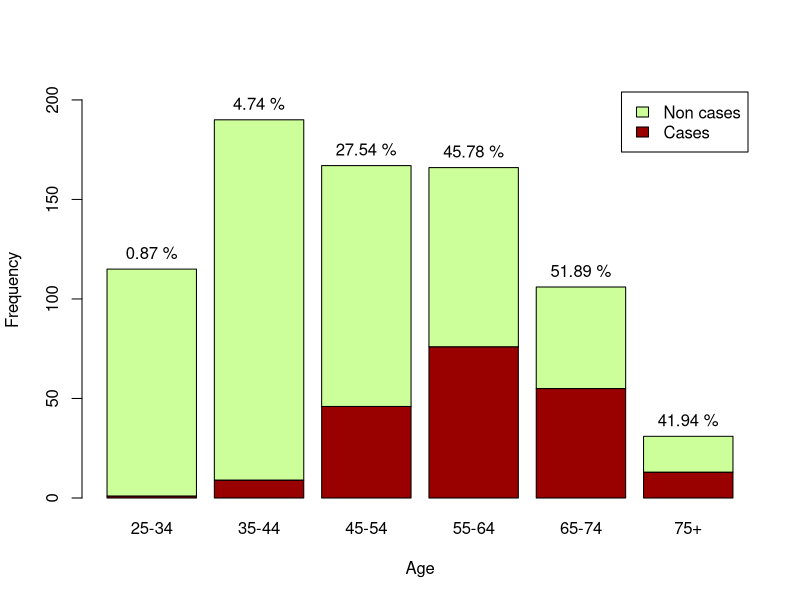
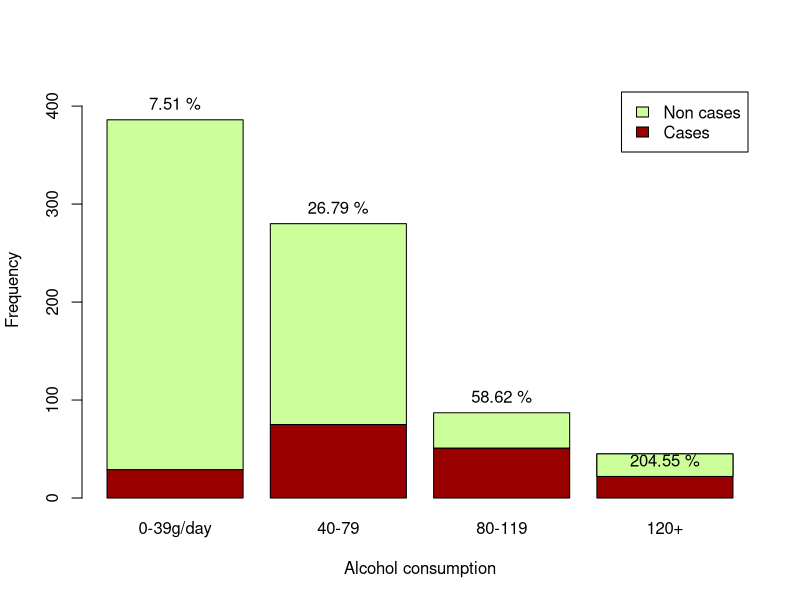
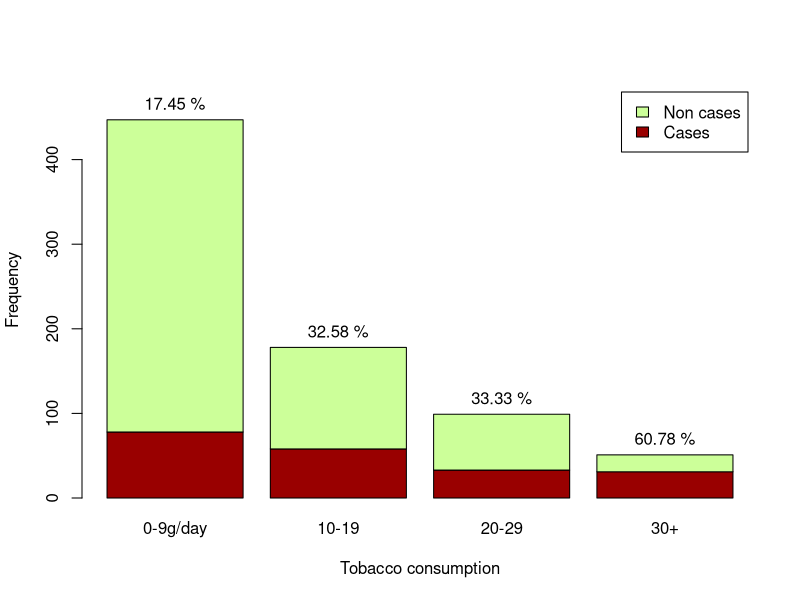
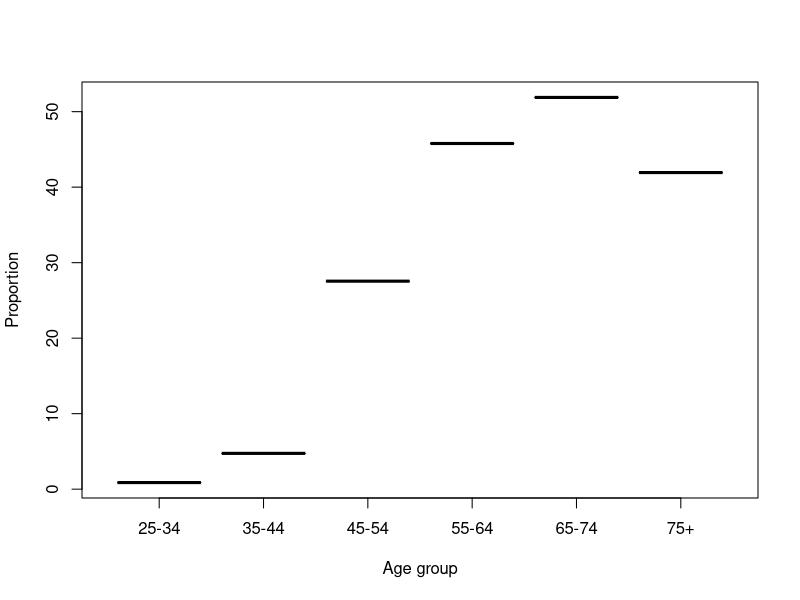
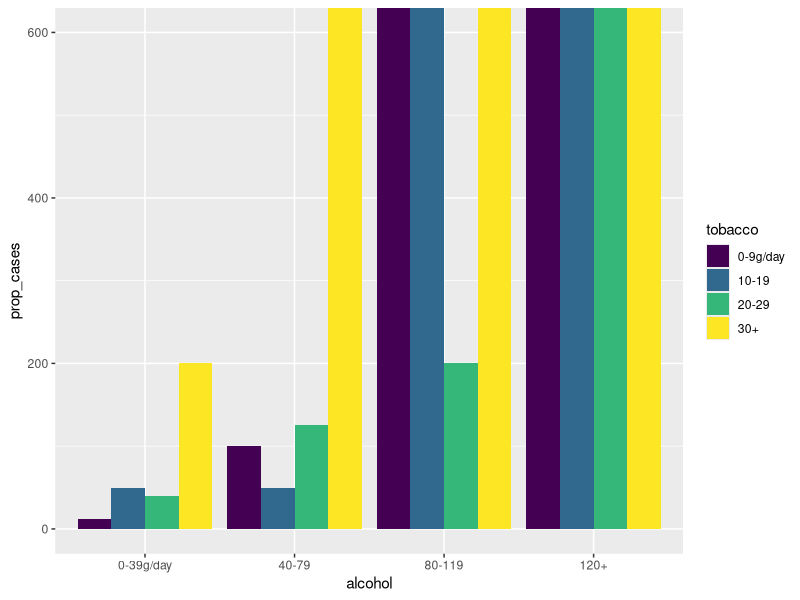
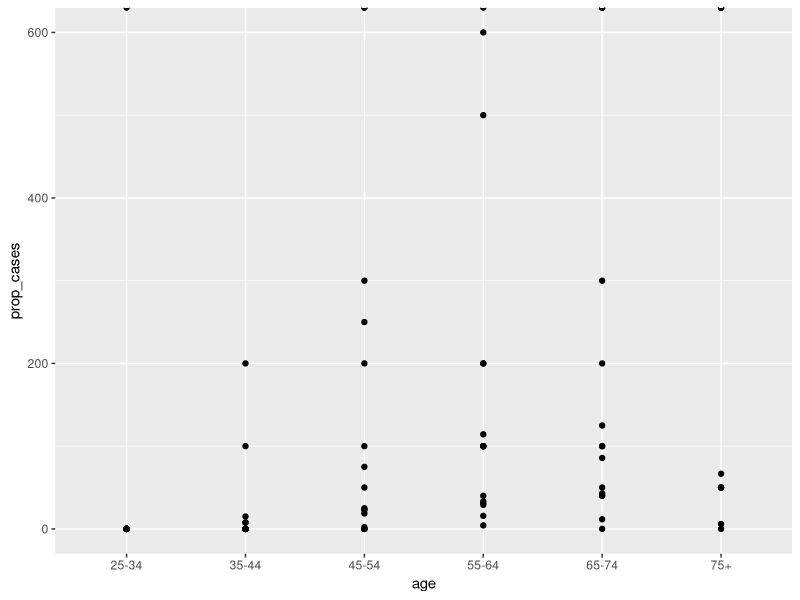
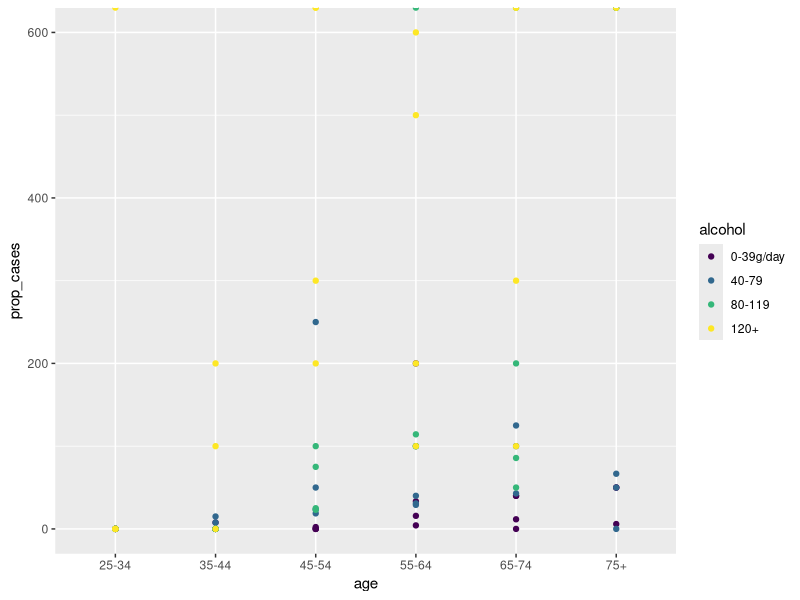
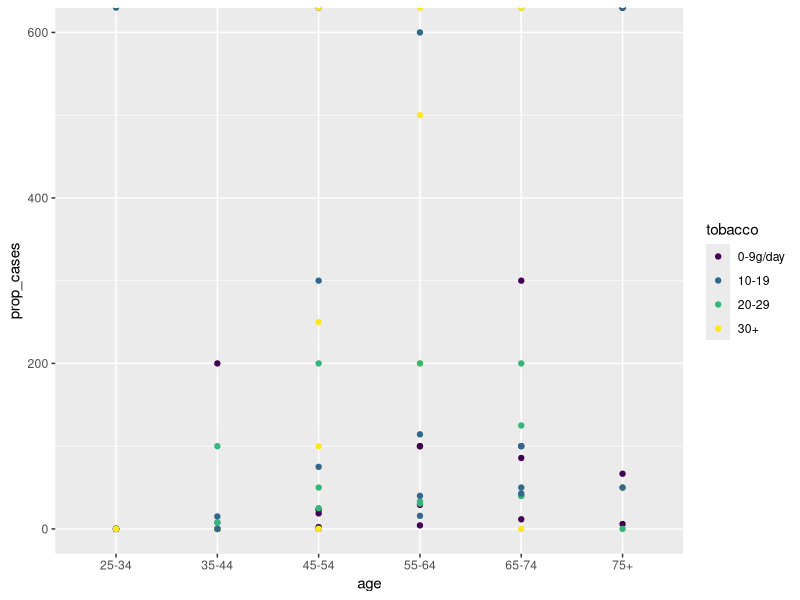

Recreate these plots in R, in order.
## ---- chunk 1
knitr::opts_chunk$set(echo = TRUE)
## ---- chunk 2
head(esoph, 8)
cat("Number of combinations: ", dim(esoph)[1], "\nNumber of persons checked: ",
    sum(esoph$ncontrols))
## ---- chunk 3
summary(esoph)
## ---- chunk 4
str(esoph)
## ---- chunk 5
cases = tapply(esoph$ncases, esoph$agegp, sum)
controls = tapply(esoph$ncontrols, esoph$agegp, sum)

non_cases = controls - cases
percentages = cases / controls * 100

ylim <- c(0, 1.1*max(controls))
plot <- barplot(rbind(cases, non_cases), ylim=ylim, legend=c("Cases", "Non cases"),
                col=c("#990000", "#CCFF99"), xlab="Age", ylab="Frequency")
text(x=plot, y=controls, label=paste(round(percentages, 2), "%"), pos=3)
## ---- chunk 6
cases = tapply(esoph$ncases, esoph$alcgp, sum)
controls = tapply(esoph$ncontrols, esoph$alcgp, sum)

non_cases = controls - cases
percentages = cases / controls * 100

ylim <- c(0, 1.1*max(controls))
plot <- barplot(rbind(cases, non_cases), ylim=ylim, legend=c("Cases", "Non cases"),
                col=c("#990000", "#CCFF99"), xlab="Alcohol consumption", ylab="Frequency")
text(x=plot, y=controls, label=paste(round(percentages, 2), "%"), pos=3)
## ---- chunk 7
cases = tapply(esoph$ncases, esoph$tobgp, sum)
controls = tapply(esoph$ncontrols, esoph$tobgp, sum)

non_cases = controls - cases
percentages = cases / controls * 100

ylim <- c(0, 1.1*max(controls))
plot <- barplot(rbind(cases, non_cases), ylim=ylim, legend=c("Cases", "Non cases"),
                col=c("#990000", "#CCFF99"), xlab="Tobacco consumption", ylab="Frequency")
text(x=plot, y=controls, label=paste(round(percentages, 2), "%"), pos=3)
## ---- chunk 8
total_prop = tapply(esoph$ncases, esoph$agegp, sum) / tapply(esoph$ncontrols, esoph$agegp, sum) * 100

plot(unique(esoph$agegp), total_prop, xlab="Age group", ylab="Proportion")
## ---- chunk 9
tobacco <- xtabs(cbind(ncases, ncontrols) ~ tobgp, data=esoph)
tobacco
summary(tobacco)
## ---- chunk 10
age <- esoph$agegp
alcohol <- esoph$alcgp
tobacco <- esoph$tobgp
prop_cases <- esoph$ncases / esoph$ncontrols * 100
esoph_prop <- data.frame(age, alcohol, tobacco, prop_cases)

summary(esoph_prop$prop_cases)
## ---- chunk 11
library(ggplot2)
ggplot(esoph_prop, aes(alcohol, prop_cases, fill=tobacco)) + geom_bar(stat="identity", position="dodge")
## ---- chunk 12
# Proportion of cases by age
qplot(age, prop_cases, data=esoph_prop)

# Proportion of cases by age according to alcohol and tobacco consumption
qplot(age, prop_cases, colour=alcohol, data=esoph_prop)
qplot(age, prop_cases, colour=tobacco, data=esoph_prop)

# Proportion of cases by alcohol and tobacco consumption according to age
qplot(age, alcohol, colour=prop_cases, data=esoph_prop)
qplot(age, tobacco, colour=prop_cases, data=esoph_prop)
## ---- chunk 13
# see http://analyticsdataexploration.com/deviance-and-aic-for-logistic-regression-in-r/
model1 <- glm(cbind(ncases, ncontrols) ~ agegp + tobgp + alcgp, data=esoph, family=binomial())
model2 <- glm(cbind(ncases, ncontrols) ~ agegp + tobgp * alcgp, data=esoph, family=binomial())
summary(model1)
summary(model2)
## ---- chunk 14
table(esoph$agegp, esoph$alcgp)
## ---- chunk 15
tapply(esoph$ncases, list(esoph$agegp, esoph$alcgp), mean)
